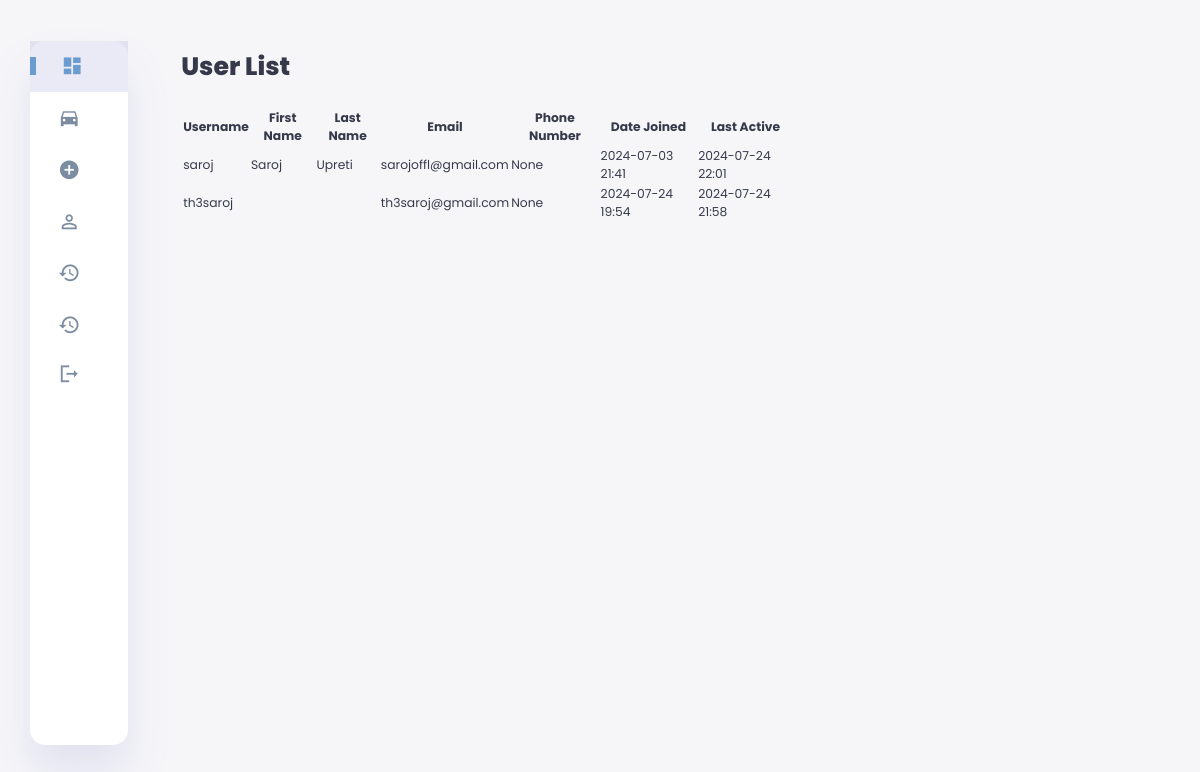
The app's page /users/ (signed in) with its own data.
### sales_rental/models.py (models this page shows, shortened)
class User(AbstractUser):
    email_confirmed = models.BooleanField(default=False)
    otp = models.CharField(max_length=6, null=True, blank=True)
    otp_expiration = models.DateTimeField(null=True, blank=True)
    watchlist = models.ManyToManyField('Car', related_name='watchlisted_by', blank=True)
    phone_number = models.CharField(max_length=15, null=True, blank=True)

### sales_rental/admin_views.py (the view)
# urls.py: path('users/', admin_views.user_list, name='user_list'),
@user_passes_test(lambda u: u.is_superuser)
def user_list(request):
    users = User.objects.all()
    return render(request, 'user_list.html', {'users': users})

### sales_rental/context_processors.py (called while the page is built)
def current_year(request):
    return {'current_year': datetime.now().year}

### sales_rental/templates/user_list.html (shortened to what this page needs)
{% extends "admin_base.html" %}
{% load static %}
{% block content %}
<main>
    <h1>User List</h1>
    <table>
        <thead>
            <tr>
                <th>Username</th>
                <th>First Name</th>
                <th>Last Name</th>
                <th>Email</th>
                <th>Phone Number</th>
                <th>Date Joined</th>
                <th>Last Active</th>
            </tr>
        </thead>
        <tbody>
            {% for user in users %}
            <tr>
                <td>{{ user.username }}</td>
                <td>{{ user.first_name }}</td>
                <td>{{ user.last_name }}</td>
                <td>{{ user.email }}</td>
                <td>{{ user.phone_number }}</td>
                <td>{{ user.date_joined|date:"Y-m-d H:i" }}</td>
                <td>{{ user.last_login|date:"Y-m-d H:i" }}</td>
            </tr>
            {% endfor %}
        </tbody>
    </table>
</main>
{% endblock %}

### sales_rental/static/css/admin-style.css (style rules this page uses)
:root { --color-primary: #6C9BCF; --color-danger: #FF0060; --color-success: #1B9C85; --color-warning: #F7D060; --color-white: #fff; --color-info-dark: #7d8da1; --color-dark: #363949; --color-light: rgba(132, 139, 200, 0.18); --color-dark-variant: #677483; --color-background: #f6f6f9; --card-border-radius: 2rem; --border-radius-1: 0.4rem; --border-radius-2: 1.2rem; --card-padding: 1.8rem; --padding-1: 1.2rem; --box-shadow: 0 2rem 3rem var(--color-light); }
* { margin: 0; padding: 0; outline: 0; appearance: 0; border: 0; text-decoration: none; box-sizing: border-box; }
html { font-size: 14px; }
body { width: 100vw; height: 100vh; font-family: 'Poppins', sans-serif; font-size: 0.88rem; user-select: none; overflow-x: hidden; color: var(--color-dark); background-color: var(--color-background); }
h1 { font-weight: 800; font-size: 1.8rem; margin-bottom: 1.5rem; }
main { margin-top: 1.4rem; padding: 2rem; }

### records on screen
User: username "saroj", first_name "Saroj", last_name "Upreti", email "sarojoffl@gmail.com", phone_number "None", date_joined "2024-07-03 21:41", last_login "2024-07-24 22:01"
User: username "th3saroj", email "th3saroj@gmail.com", phone_number "None", date_joined "2024-07-24 19:54", last_login "2024-07-24 21:58"
